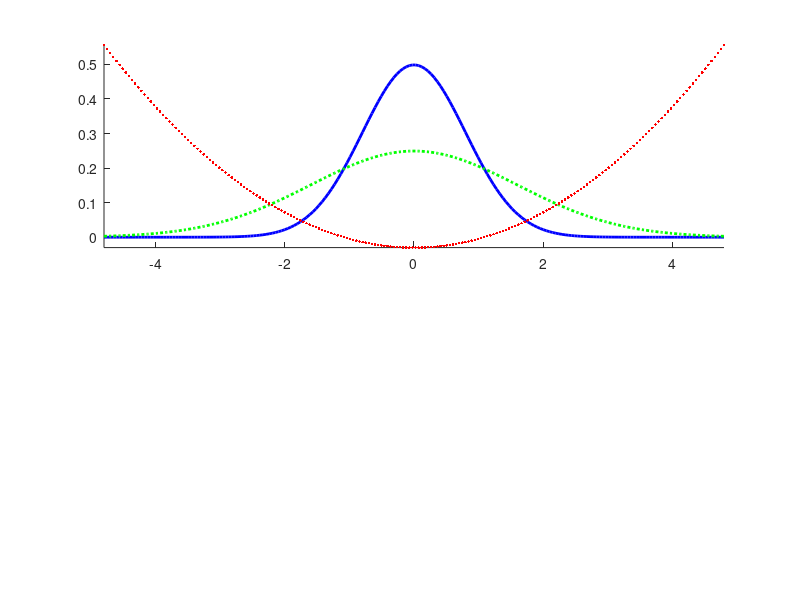

The MATLAB script that drew this image: (Note: this script raises an error after producing the figure.)
figure
u1=0;
s1=0.8;
u2=0;
s2=1.6;
x=linspace(u1-3*s2,u1+3*s2,200);
y1=1/sqrt(2*pi)/s1*exp(-(x-u1).^2/(2*s1^2));
y2=1/sqrt(2*pi)/s2*exp(-(x-u2).^2/(2*s2^2));
e=0.1*log10(y2./y1);
a=[u1,u1];
b=[min(e),max(e)];
c=[u2,u2];
d=[min(e),max(e)];
subplot(2,1,1)
hold on
plot(x,y1,'-b','LineWidth',2);
plot(x,y2,':g','LineWidth',2);
plot(x,e,'.r','LineWidth',2);
axis tight
legend('Posterior density $$p(\xi|\mathbf{Y})$$','Proposal density $$\gamma(\xi|\theta)$$','$$0.1*log_{10}(\epsilon)$$',2,'Color','white') 
legend boxoff
h=0.25; v=0.2;
text('Interpreter','latex','String',['$$\epsilon = $$' num2str(10^(min(e)*10))],'Position',[((1-h)*max(x)+h*min(x)) ((1-v)*max(e)+v*min(e))],'BackgroundColor','white')
plot(a,b)
plot(c,d)

u1=-1;
s1=0.8;
u2=1;
s2=1.6;
x=linspace(u1-3*s2,u1+3*s2,200);
y1=1/sqrt(2*pi)/s1*exp(-(x-u1).^2/(2*s1^2));
y2=1/sqrt(2*pi)/s2*exp(-(x-u2).^2/(2*s2^2));
e=0.1*log10(y2./y1);
a=[u1,u1];
b=[min(e),max(e)];
c=[u2,u2];
d=[min(e),max(e)];
subplot(2,1,2)
hold on
plot(x,y1,'-b','LineWidth',2);
plot(x,y2,':g','LineWidth',2);
plot(x,e,'.r','LineWidth',2);
legend('Posterior density $$p(\xi|\mathbf{Y})$$','Proposal density $$\gamma(\xi|\theta)$$','$$0.1log_{10}(\epsilon)$$',2,'Color','white') 
legend boxoff
axis tight
h=0.25; v=0.2;
text('Interpreter','latex','String',['$$\epsilon = $$' num2str(10^(min(e)*10))],'Position',[((1-h)*max(x)+h*min(x)) ((1-v)*max(e)+v*min(e))],'BackgroundColor','white')
plot(a,b)
plot(c,d)
print_plot

figure
u1=0;
s1=1.6;
u2=0;
s2=0.8;
x=linspace(u1-3*s1,u1+3*s1,200);
y1=1/sqrt(2*pi)/s1*exp(-(x-u1).^2/(2*s1^2));
y2=1/sqrt(2*pi)/s2*exp(-(x-u2).^2/(2*s2^2));
e=0.1*log10(y2./y1);
a=[u1,u1];
b=[min(e),max(y2)];
c=[u2,u2];
d=[min(e),max(y2)];
subplot(2,1,1)
hold on
plot(x,y1,'-b','LineWidth',2);
plot(x,y2,':g','LineWidth',2);
plot(x,e,'.r','LineWidth',2);
axis tight
legend('Posterior density $$p(\xi|\mathbf{Y})$$','Proposal density $$\gamma(\xi|\theta)$$','$$0.1log_{10}(\epsilon)$$',2,'Color','white') 
legend boxoff
h=0.25; v=0.2;
text('Interpreter','latex','String',['$$\epsilon = $$' num2str(10^(min(e)*10))],'Position',[((1-h)*max(x)+h*min(x)) ((1-v)*max(e)+v*min(e))],'BackgroundColor','white')
plot(a,b)
plot(c,d)

u1=-1;
s1=1.6;
u2=1;
s2=0.8;
x=linspace(u1-3*s1,u1+3*s1,200);
y1=1/sqrt(2*pi)/s1*exp(-(x-u1).^2/(2*s1^2));
y2=1/sqrt(2*pi)/s2*exp(-(x-u2).^2/(2*s2^2));
e=0.1*log10(y2./y1);
a=[u1,u1];
b=[min(e),max(y2)];
c=[u2,u2];
d=[min(e),max(y2)];
subplot(2,1,2)
hold on
plot(x,y1,'-b','LineWidth',2);
plot(x,y2,':g','LineWidth',2);
plot(x,e,'.r','LineWidth',2);
legend('Posterior density $$p(\xi|\mathbf{Y})$$','Proposal density $$\gamma(\xi|\theta)$$','$$0.1*log_{10}(\epsilon)$$',2,'Color','white') 
legend boxoff
axis tight
h=0.25; v=0.2;
text('Interpreter','latex','String',['$$\epsilon = $$' num2str(10^(min(e)*10))],'Position',[((1-h)*max(x)+h*min(x)) ((1-v)*max(e)+v*min(e))],'BackgroundColor','white')
plot(a,b)
plot(c,d)
print_plot
